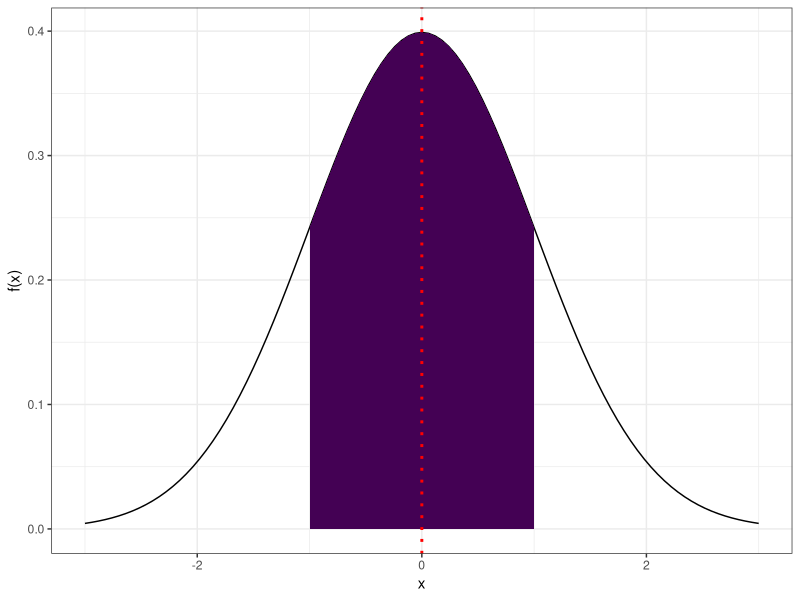

This chart was generated by the following R code:
## ---- chunk 1
#| echo: false
#| label: fig-distribuicao-normal 
#| fig-cap: "Média dos fenômenos normais"
#| warning: false

library(viridis)
library(tidyverse)

distribuicao_normal <- ggplot(data = data.frame(x = c(-3, 3)), aes(x)) +
  stat_function(fun = dnorm, n = 101,
                args = list(mean = 0, sd = 1)) +
  geom_area(stat = "function", fun = dnorm, fill = viridis(1), xlim = c(-1, 1)) +
  # Adiciona a linha pontilhada vermelha na média (que é 0 para uma distribuição normal padrão)
  geom_vline(aes(xintercept = 0), color = "red", linetype = "dotted", size = 1) +
  labs(y = "f(x)") +
  theme_bw()

print(distribuicao_normal) # Certifique-se de que o gráfico é impresso
